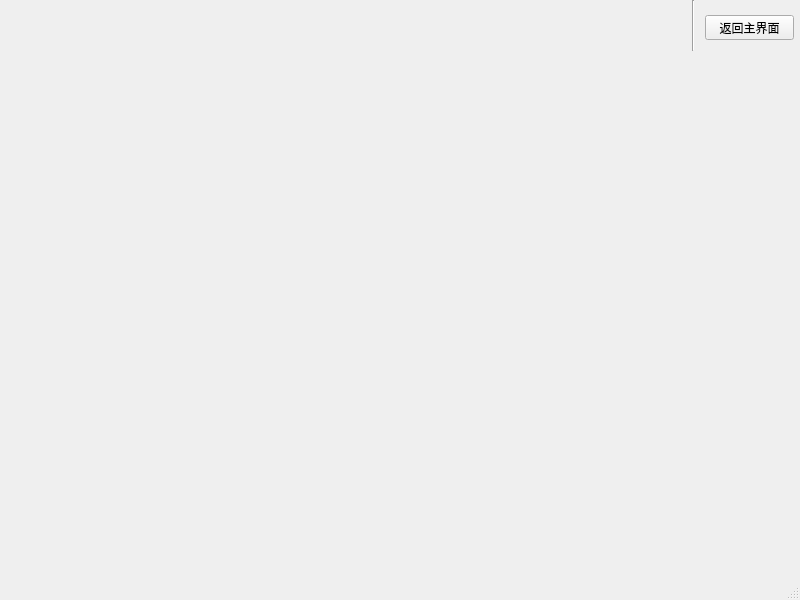
<?xml version="1.0" encoding="UTF-8"?>
<ui version="4.0">
 <class>boatchannel</class>
 <widget class="QMainWindow" name="boatchannel">
  <property name="geometry">
   <rect>
    <x>0</x>
    <y>0</y>
    <width>800</width>
    <height>600</height>
   </rect>
  </property>
  <property name="windowTitle">
   <string>MainWindow</string>
  </property>
  <widget class="QWidget" name="centralwidget">
   <widget class="Line" name="line">
    <property name="geometry">
     <rect>
      <x>683</x>
      <y>0</y>
      <width>20</width>
      <height>51</height>
     </rect>
    </property>
    <property name="orientation">
     <enum>Qt::Vertical</enum>
    </property>
   </widget>
   <widget class="QPushButton" name="pushButton">
    <property name="geometry">
     <rect>
      <x>705</x>
      <y>15</y>
      <width>89</width>
      <height>25</height>
     </rect>
    </property>
    <property name="text">
     <string>返回主界面</string>
    </property>
   </widget>
  </widget>
  <widget class="QMenuBar" name="menubar">
   <property name="geometry">
    <rect>
     <x>0</x>
     <y>0</y>
     <width>800</width>
     <height>27</height>
    </rect>
   </property>
  </widget>
  <widget class="QStatusBar" name="statusbar"/>
 </widget>
 <resources/>
 <connections/>
</ui>
